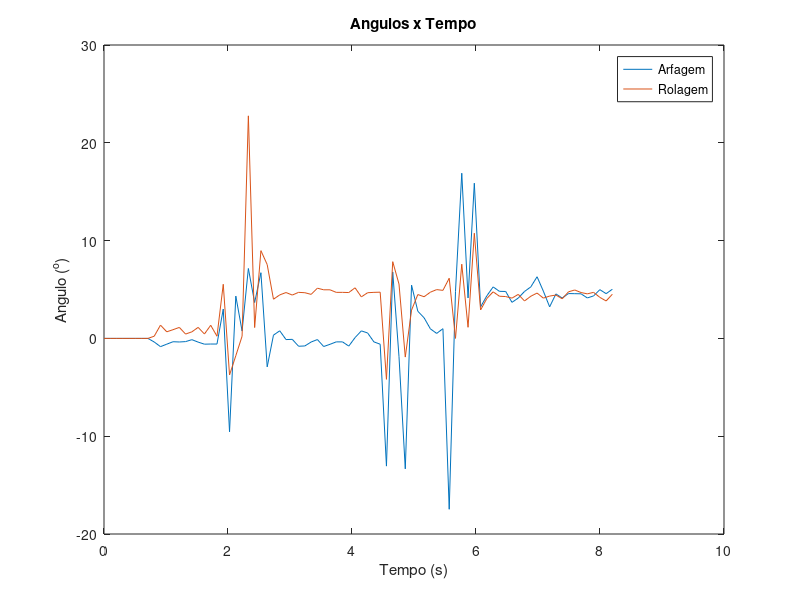
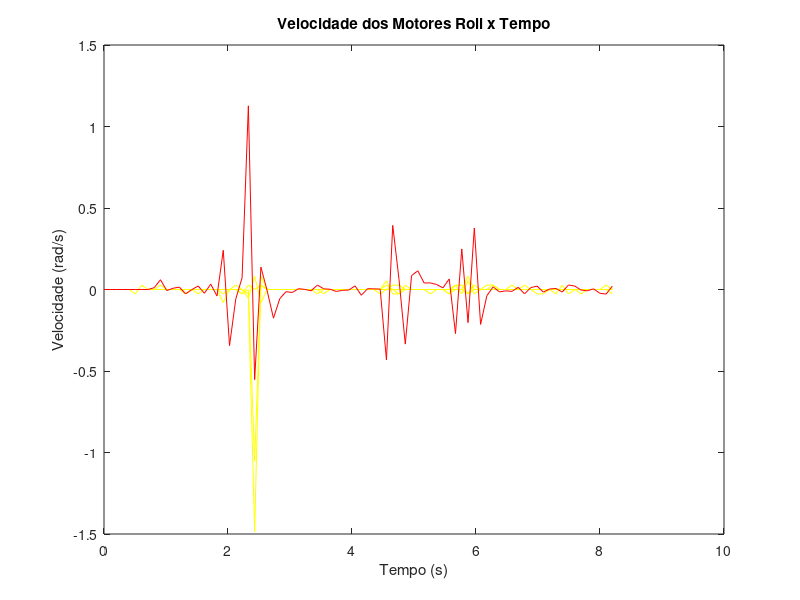
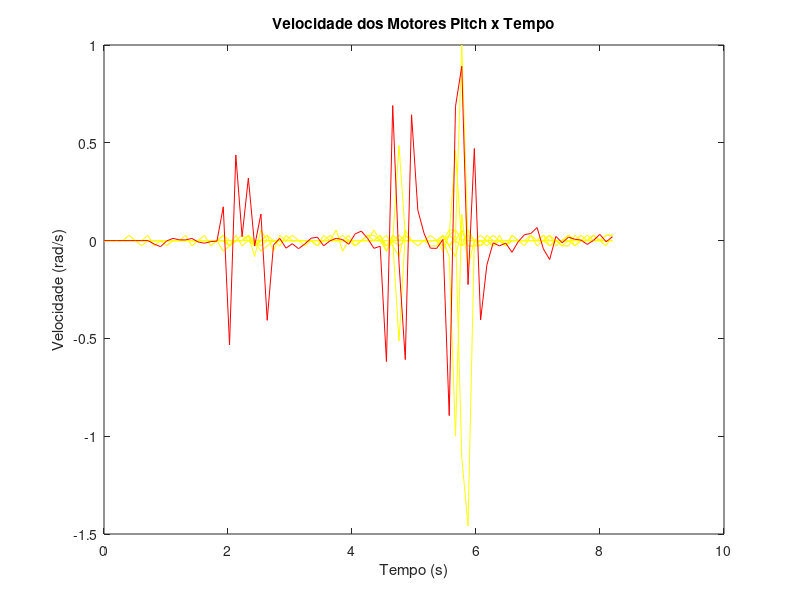

The MATLAB script that drew these images, in order:
clear all
close all
load('data.mat');
size = num2str(pitch_angle_size-1);
eval(['pitch_angle' '=' 'pitch_angle_0_' num2str(size) ';']);
eval(['roll_angle' '=' 'roll_angle_0_' num2str(size) ';']);
eval(['pitch_speed' '=' 'pitch_speed_0_' num2str(size) ';']);
eval(['roll_speed' '=' 'roll_speed_0_' num2str(size) ';']);

tsim = length(pitch_angle)*0.1;
t = (0:length(pitch_angle)-1)*tsim/(length(pitch_angle)-1);

plot(t,pitch_angle);
hold on
plot(t,roll_angle);
legend('Arfagem','Rolagem');
title('Angulos x Tempo');
xlabel('Tempo (s)');
ylabel('Angulo (^o)');

figure

for i=1:12
if i == 1 || i == 4 || i == 7 || i == 10
size = num2str(v_motor1_size-1);
eval(['size' '=' 'num2str(v_motor' num2str(i) '_size -1);']);
eval(['v_motor' '=' 'v_motor' num2str(i) '_0_' num2str(size) ';']);
t = (0:length(v_motor)-1)*tsim/(length(v_motor)-1);
a=plot(t,v_motor);
set(a,'Color','yellow');
hold on
end
end
t = (0:length(pitch_angle)-1)*tsim/(length(pitch_angle)-1);
b=plot(t,roll_speed);
set(b,'Color','red');
title('Velocidade dos Motores Roll x Tempo');
xlabel('Tempo (s)');
ylabel('Velocidade (rad/s)');

figure

for i=1:12
if i == 2 || i == 3 || i == 5 || i == 6 || i == 8 || i == 9 || i == 11 || i == 12
size = num2str(v_motor1_size-1);
eval(['size' '=' 'num2str(v_motor' num2str(i) '_size -1);']);
eval(['v_motor' '=' 'v_motor' num2str(i) '_0_' num2str(size) ';']);
t = (0:length(v_motor)-1)*tsim/(length(v_motor)-1);
a=plot(t,v_motor);
set(a,'Color','yellow');
hold on
end
end
t = (0:length(pitch_angle)-1)*tsim/(length(pitch_angle)-1);
b=plot(t,pitch_speed);
set(b,'Color','red');
title('Velocidade dos Motores Pitch x Tempo');
xlabel('Tempo (s)');
ylabel('Velocidade (rad/s)');
